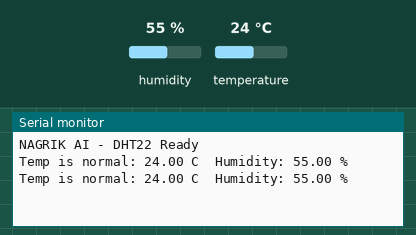
The sketch below on a simulated Arduino Uno, built with avr-gcc and run on an emulated ATmega328P. Shown: the last lines printed to the serial monitor. The test bench sets the inputs (shaded band); at power-on: temperature 24 °C, humidity 55 %.

Above: at 2.8 s.
2.9 s: temperature set to 37.4 °C
At 5.0 s:
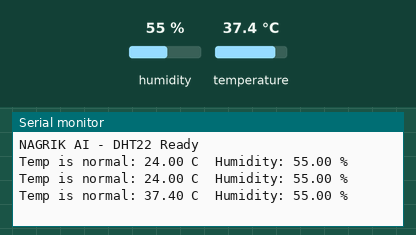
5.6 s: temperature set to 38.8 °C
At 6.8 s:
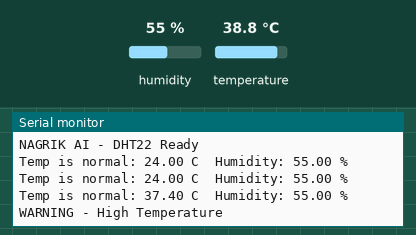

Measured:
- the behaviour switches between 37.9 and 38 °C on temperature (found by bisection; images 1 and 2)
- after the input at 2.9 s, the serial monitor: prints a new line after 1.1 s (image 1)
- after the input at 5.6 s, the serial monitor: prints a new line after 0.43 s (image 2)

The sketch:

dht22_sensor.ino
```cpp
#include "DHT.h"

#define DHTPIN 4
#define DHTTYPE DHT22

DHT dht(DHTPIN, DHTTYPE);

void setup() {
  Serial.begin(115200);
  dht.begin();
  Serial.println("NAGRIK AI - DHT22 Ready");
}

void loop() {
  float h = dht.readHumidity();
  float t = dht.readTemperature();

  if (isnan(h) || isnan(t)) {
    Serial.println("Sensor Error!");
    delay(2000);
    return;
  }

  if (t > 45) {
    Serial.println("HEAT ALERT");
  }
  else if (t >= 38 && t < 45) {
    Serial.println("WARNING - High Temperature");
  }
  else {
    Serial.print("Temp is normal: ");
    Serial.print(t);
    Serial.print(" C  Humidity: ");
    Serial.print(h);
    Serial.println(" %");
  }

  delay(2000);
}
```
